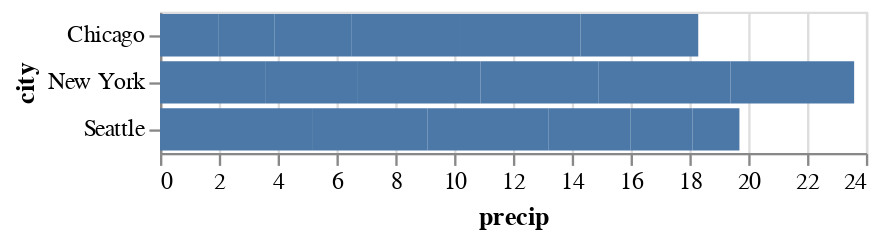

The cell this chart's notebook holds for it:
### Markdown cell above
Altair provides many mark types. Here are the most common:

### Code cell
# Bar chart
alt.Chart(weather).mark_bar().encode(
    x='precip',
    y='city'
)

### Figure 1 — Vega-Lite specification as saved in the notebook (floating-point values rounded to 4 significant figures)
{"config": {"view": {"continuousWidth": 300, "continuousHeight": 300}}, "data": {"name": "data-a0edf122470d64c801b829f5c0e672f9"}, "mark": {"type": "bar"}, "encoding": {"x": {"field": "precip", "type": "quantitative"}, "y": {"field": "city", "type": "nominal"}}, "$schema": "https://vega.github.io/schema/vega-lite/v5.20.1.json", "datasets": {"data-a0edf122470d64c801b829f5c0e672f9": [{"city": "Seattle", "month": "Jan", "precip": 5.2, "temp": 42}, {"city": "Seattle", "month": "Feb", "precip": 3.9, "temp": 45}, {"city": "Seattle", "month": "Mar", "precip": 4.1, "temp": 50}, {"city": "Seattle", "month": "Apr", "precip": 2.8, "temp": 55}, {"city": "Seattle", "month": "May", "precip": 2.1, "temp": 62}, {"city": "Seattle", "month": "Jun", "precip": 1.6, "temp": 68}, {"city": "New York", "month": "Jan", "precip": 3.6, "temp": 35}, {"city": "New York", "month": "Feb", "precip": 3.1, "temp": 38}, {"city": "New York", "month": "Mar", "precip": 4.2, "temp": 48}, {"city": "New York", "month": "Apr", "precip": 4.0, "temp": 58}, {"city": "New York", "month": "May", "precip": 4.5, "temp": 68}, {"city": "New York", "month": "Jun", "precip": 4.2, "temp": 77}, {"city": "Chicago", "month": "Jan", "precip": 2.0, "temp": 28}, {"city": "Chicago", "month": "Feb", "precip": 1.9, "temp": 32}, {"city": "Chicago", "month": "Mar", "precip": 2.6, "temp": 42}, {"city": "Chicago", "month": "Apr", "precip": 3.7, "temp": 52}, {"city": "Chicago", "month": "May", "precip": 4.1, "temp": 64}, {"city": "Chicago", "month": "Jun", "precip": 4.0, "temp": 74}]}}
